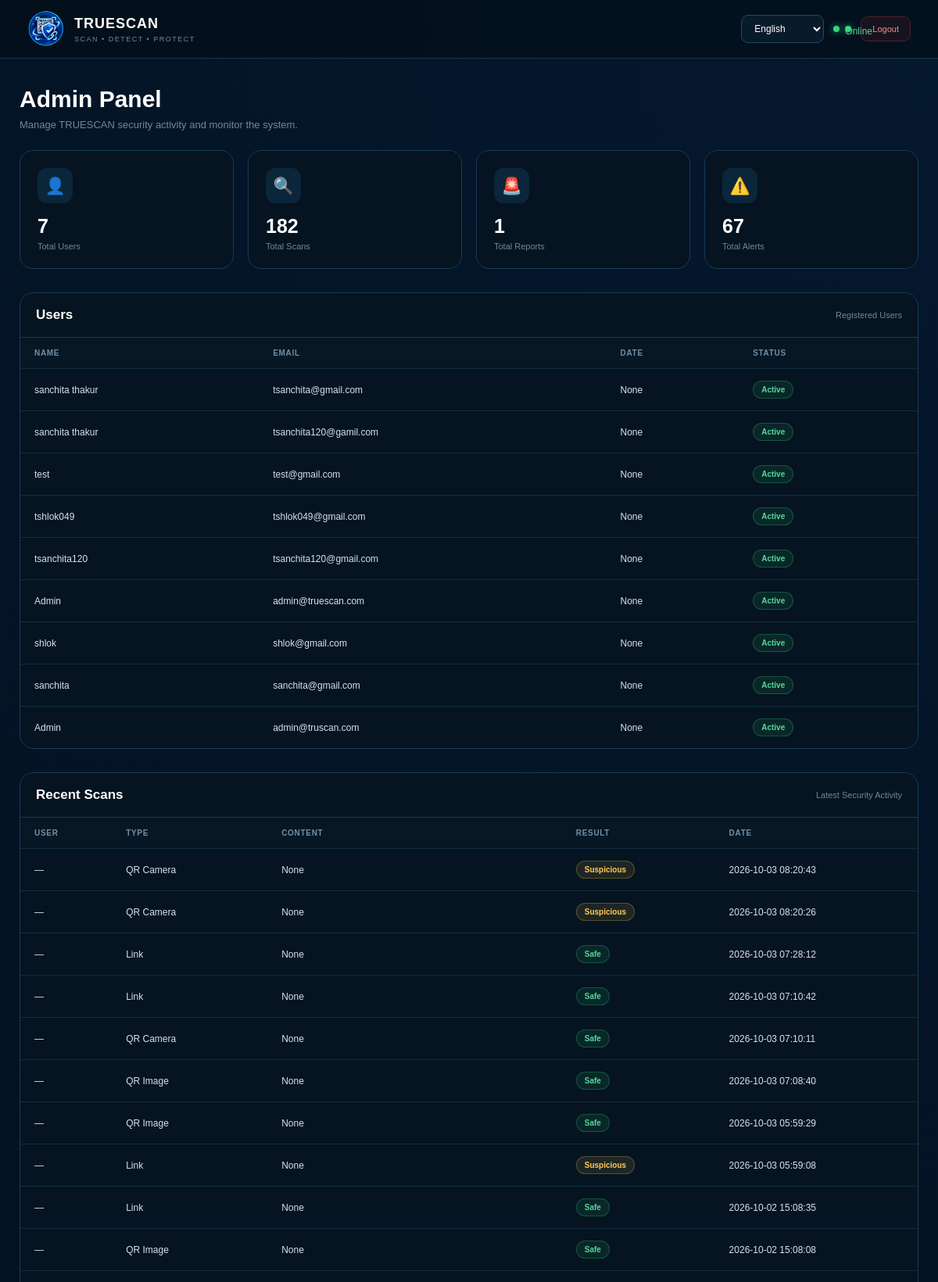
The page /admin (signed in, upper part) on the database its author committed.
### tables this page shows
CREATE TABLE users (
            id INTEGER PRIMARY KEY AUTOINCREMENT,
            name TEXT NOT NULL,
            email TEXT UNIQUE NOT NULL,
            password TEXT NOT NULL,
            role TEXT DEFAULT 'User'
        , mobile TEXT DEFAULT '', created_at
            TIMESTAMP, profile_image TEXT);

CREATE TABLE history (
            id INTEGER PRIMARY KEY AUTOINCREMENT,
            user_email TEXT,
            scan_type TEXT,
            value TEXT,
            result TEXT,
            score INTEGER,
            created_at TIMESTAMP DEFAULT CURRENT_TIMESTAMP
        , email TEXT, content TEXT, risk_score INTEGER DEFAULT 0, risk_level TEXT DEFAULT 'Low Risk');

### app.py (the view)
@app.route("/admin")
def admin():
    if not admin_logged_in():
        return redirect(
            url_for("admin_login")
        )
    conn = get_db()
    users = conn.execute("""
        SELECT *
        FROM users
        ORDER BY id DESC
    """).fetchall()
    scans = conn.execute("""
        SELECT *
        FROM history
        ORDER BY id DESC
    """).fetchall()
    reports = conn.execute("""
        SELECT *
        FROM reports
        ORDER BY id DESC
    """).fetchall()
    total_users = conn.execute("""
        SELECT COUNT(*)
        FROM users
        WHERE role != 'Administrator'
    """).fetchone()[0]
    total_scans = conn.execute("""
        SELECT COUNT(*)
        FROM history
    """).fetchone()[0]
    total_reports = conn.execute("""
        SELECT COUNT(*)
        FROM reports
    """).fetchone()[0]
    total_alerts = conn.execute("""
        SELECT COUNT(*)
        FROM alerts
    """).fetchone()[0]
    conn.close()
    return render_template(
        "admin.html",
        users=users,
        scans=scans,
        reports=reports,
        total_users=total_users,
        total_scans=total_scans,
        total_reports=total_reports,
        total_alerts=total_alerts
    )

### app.py (called while the page is built, shortened)
def get_language():
    language = session.get(
        "language",
        "en"
    )
    if language not in SUPPORTED_LANGUAGES:
        language = "en"
    return language

@app.context_processor
def inject_language():
    return {
        "current_language": get_language(),
        "supported_languages": SUPPORTED_LANGUAGES
    }

@app.after_request
def inject_truescan_language(response):
    content_type = response.headers.get(
        "Content-Type",
        ""
    )
    if (
        "text/html" in content_type
        and response.status_code == 200
    ):
        try:
            html = response.get_data(
                as_text=True
            )
        except Exception as e:
            print(
                "LANGUAGE SCRIPT INJECTION ERROR:",
                e
            )
    return response

def get_db():
    conn = sqlite3.connect(
        DATABASE
    )
    conn.row_factory = sqlite3.Row
    return conn

def admin_logged_in():
    return (
        "email" in session
        and
        session.get("role") == "Administrator"
    )

### templates/admin.html (shortened to what this page needs)
<!DOCTYPE html>
<html lang="en">
<head>
</head>
<body>
<div class="admin-page">
    <header class="admin-header">
        <div class="brand">
            <img
                src="{{ url_for('static',
                filename='images/truescan-logo.png') }}"
                alt="TRUESCAN">
            <div>
                <h2>TRUESCAN</h2>
                <p>
                    SCAN • DETECT • PROTECT
                </p>
            </div>
        </div>
        <div class="header-right">
            <div class="language-box">
                <select id="languageSelect">
                    <option value="en">
                        English
                    </option>
                </select>
            </div>
            <div class="online">
                <span></span>
                <span data-i18n="online">
                </span>
            </div>
            <a
                href="{{ url_for('logout') }}"
                class="btn logout-btn"
                data-i18n="logout">
            </a>
        </div>
    </header>
    <main class="admin-main">
        <div class="page-title">
            <h1 data-i18n="adminPanel">
            </h1>
            <p data-i18n="adminDashboardDescription">
            </p>
        </div>
        <section class="stats-grid">
            <div class="stat-card">
                <div class="stat-icon">
                    👤
                </div>
                <h3>
                    {{ total_users|default(0) }}
                </h3>
                <p data-i18n="totalUsers">
                </p>
            </div>
            <div class="stat-card">
                <div class="stat-icon">
                    🔍
                </div>
                <h3>
                    {{ total_scans|default(0) }}
                </h3>
                <p data-i18n="totalScans">
                </p>
            </div>
            <div class="stat-card">
                <div class="stat-icon">
                    🚨
                </div>
                <h3>
                    {{ total_reports|default(0) }}
                </h3>
                <p data-i18n="totalReports">
                </p>
            </div>
            <div class="stat-card">
                <div class="stat-icon">
                    ⚠️
                </div>
                <h3>
                    {{ total_alerts|default(0) }}
                </h3>
                <p data-i18n="totalAlerts">
                </p>
            </div>
        </section>
        <section class="section">
            <div class="section-header">
                <h2 data-i18n="users">
                </h2>
                <span data-i18n="registeredUsers">
                </span>
            </div>
            {% if users %}
            <div class="table-wrapper">
                <table>
                    <thead>
                        <tr>
                            <th data-i18n="name">
                            </th>
                            <th data-i18n="email">
                            </th>
                            <th data-i18n="date">
                            </th>
                            <th data-i18n="status">
                            </th>
                        </tr>
                    </thead>
                    <tbody>
                    {% for user in users %}
                        <tr>
                            <td>
                                {{ user.name|default(user.username|default("—")) }}
                            </td>
                            <td>
                                {{ user.email|default("—") }}
                            </td>
                            <td>
                                {{ user.created_at|default(user.date|default("—")) }}
                            </td>
                            <td>
                                <span class="status safe"
                                      data-i18n="active">
                                </span>
                            </td>
                        </tr>
                    {% endfor %}
                    </tbody>
                </table>
            </div>
            {% endif %}
        </section>
        <section class="section">
            <div class="section-header">
                <h2 data-i18n="recentScans">
                </h2>
                <span data-i18n="latestSecurityActivity">
                </span>
            </div>
            {% if scans %}
            <div class="table-wrapper">
                <table>
                    <thead>
                        <tr>
                            <th data-i18n="user">
                            </th>
                            <th data-i18n="type">
                            </th>
                            <th data-i18n="content">
                            </th>
                            <th data-i18n="result">
                            </th>
                            <th data-i18n="date">
                            </th>
                        </tr>
                    </thead>
                    <tbody>
                    {% for scan in scans %}
                        <tr>
                            <td>
                                {{ scan.user|default(scan.username|default("—")) }}
                            </td>
                            <td>
                                {{ scan.type|default(scan.scan_type|default("QR")) }}
                            </td>
                            <td>
                                {{ scan.content|default(scan.url|default("—")) }}
                            </td>
                            <td>
                                {% set scan_result =
                                    scan.result|default(
                                    scan.status|default("Safe")
                                    ) %}
                                {% if scan_result|lower == "dangerous" %}
                                    <span class="status dangerous">
                                        <span data-i18n="dangerous">
                                            Dangerous
                                        </span>
                                    </span>
                                {% elif scan_result|lower == "suspicious" %}
                                    <span class="status suspicious">
                                        <span data-i18n="suspicious">
                                        </span>
                                    </span>
                                {% else %}
                                    <span class="status safe">
                                        <span data-i18n="safe">
                                        </span>
                                    </span>
                                {% endif %}
                            </td>
                            <td>
                                {{ scan.created_at|default(scan.date|default("—")) }}
                            </td>
                        </tr>
                    {% endfor %}
                    </tbody>
                </table>
            </div>
            {% endif %}
        </section>
    </main>
</div>
</body>
</html>

### templates/admin.html (style rules this page uses)
* { margin: 0; padding: 0; box-sizing: border-box; }
body { font-family: Arial, Helvetica, sans-serif; background: #020b14; color: #ffffff; min-height: 100vh; }
.admin-page { min-height: 100vh; background: radial-gradient(circle at top right, rgba(20, 100, 200, 0.15), transparent 35%), radial-gradient(circle at bottom left, rgba(0, 180, 220, 0.08), transparent 35%), #020b14; }
.admin-header { min-height: 75px; padding: 12px 35px; display: flex; align-items: center; justify-content: space-between; background: rgba(4, 17, 29, 0.98); border-bottom: 1px solid #17344b; position: sticky; top: 0; z-index: 100; }
.brand { display: flex; align-items: center; gap: 12px; }
.brand img { width: 48px; height: 48px; object-fit: contain; }
.brand h2 { font-size: 18px; letter-spacing: 1px; }
.brand p { margin-top: 4px; color: #71869a; font-size: 9px; letter-spacing: 1.5px; }
.header-right { display: flex; align-items: center; gap: 12px; }
.language-box { position: relative; }
#languageSelect { padding: 9px 32px 9px 12px; border-radius: 9px; border: 1px solid #244861; background: #081b2b; color: #ffffff; font-size: 12px; outline: none; cursor: pointer; }
#languageSelect option { background: #081b2b; color: #ffffff; }
.online { display: flex; align-items: center; gap: 7px; color: #54d99a; font-size: 12px; }
.online span { width: 8px; height: 8px; display: inline-block; border-radius: 50%; background: #32d583; box-shadow: 0 0 10px rgba(50, 213, 131, 0.7); }
.admin-main { width: 100%; max-width: 1250px; margin: 35px auto; padding: 0 25px; }
.page-title { margin-bottom: 25px; }
.page-title h1 { font-size: 30px; margin-bottom: 8px; }
.page-title p { color: #71869a; font-size: 13px; }
.stats-grid { display: grid; grid-template-columns: repeat(4, 1fr); gap: 18px; margin-bottom: 30px; }
.stat-card { padding: 22px; background: rgba(6, 20, 33, 0.97); border: 1px solid #173b55; border-radius: 17px; transition: 0.3s; }
.stat-icon { width: 45px; height: 45px; display: flex; align-items: center; justify-content: center; background: #0b263a; border-radius: 12px; font-size: 21px; margin-bottom: 15px; }
.stat-card h3 { font-size: 25px; margin-bottom: 5px; }
.stat-card p { color: #71869a; font-size: 11px; }
.section { margin-bottom: 30px; background: rgba(6, 20, 33, 0.97); border: 1px solid #173b55; border-radius: 18px; overflow: hidden; }
.section-header { padding: 18px 20px; display: flex; align-items: center; justify-content: space-between; border-bottom: 1px solid #173b55; }
.section-header h2 { font-size: 17px; }
.section-header span { color: #71869a; font-size: 11px; }
.table-wrapper { width: 100%; overflow-x: auto; }
table { width: 100%; border-collapse: collapse; }
th { padding: 14px 18px; text-align: left; color: #7190a7; font-size: 10px; text-transform: uppercase; letter-spacing: 0.7px; background: #071724; white-space: nowrap; }
td { padding: 15px 18px; border-top: 1px solid #102d42; color: #d7e2eb; font-size: 12px; white-space: nowrap; }
.status { display: inline-block; padding: 5px 10px; border-radius: 20px; font-size: 10px; font-weight: bold; }
.status.safe { color: #54d99a; background: rgba(50, 213, 131, 0.1); border: 1px solid rgba(50, 213, 131, 0.25); }
.status.suspicious { color: #ffca55; background: rgba(255, 202, 85, 0.1); border: 1px solid rgba(255, 202, 85, 0.25); }
.btn { display: inline-flex; align-items: center; justify-content: center; padding: 9px 14px; border-radius: 9px; border: 1px solid #244861; background: #0a2032; color: #ffffff; text-decoration: none; font-size: 11px; cursor: pointer; transition: 0.3s; }
.logout-btn { background: rgba(255, 70, 70, 0.08); border-color: rgba(255, 70, 70, 0.25); color: #ff8585; }

### rows shown on the page
users: name "sanchita thakur", email "tsanchita@gmail.com", created_at "None"
users: name "sanchita thakur", email "tsanchita120@gamil.com", created_at "None"
users: name "test", email "test@gmail.com", created_at "None"
users: name "tshlok049", email "tshlok049@gmail.com", created_at "None"
users: name "tsanchita120", email "tsanchita120@gmail.com", created_at "None"
users: name "Admin", email "admin@truescan.com", created_at "None"
users: name "shlok", email "shlok@gmail.com", created_at "None"
users: name "sanchita", email "sanchita@gmail.com", created_at "None"
users: name "Admin", email "admin@truscan.com", created_at "None"
history: user "—", type "QR Camera", content "None", result "Suspicious", created_at "2026-10-03 08:20:43"
history: user "—", type "QR Camera", content "None", result "Suspicious", created_at "2026-10-03 08:20:26"
history: user "—", type "Link", content "None", result "Safe", created_at "2026-10-03 07:28:12"
history: user "—", type "Link", content "None", result "Safe", created_at "2026-10-03 07:10:42"
history: user "—", type "QR Camera", content "None", result "Safe", created_at "2026-10-03 07:10:11"
history: user "—", type "QR Image", content "None", result "Safe", created_at "2026-10-03 07:08:40"
history: user "—", type "QR Image", content "None", result "Safe", created_at "2026-10-03 05:59:29"
history: user "—", type "Link", content "None", result "Suspicious", created_at "2026-10-03 05:59:08"
history: user "—", type "Link", content "None", result "Safe", created_at "2026-10-02 15:08:35"
history: user "—", type "QR Image", content "None", result "Safe", created_at "2026-10-02 15:08:08"

### other values the page prints
{{ total_users|default(0) }} "7"
{{ total_scans|default(0) }} "182"
{{ total_reports|default(0) }} "1"
{{ total_alerts|default(0) }} "67"
